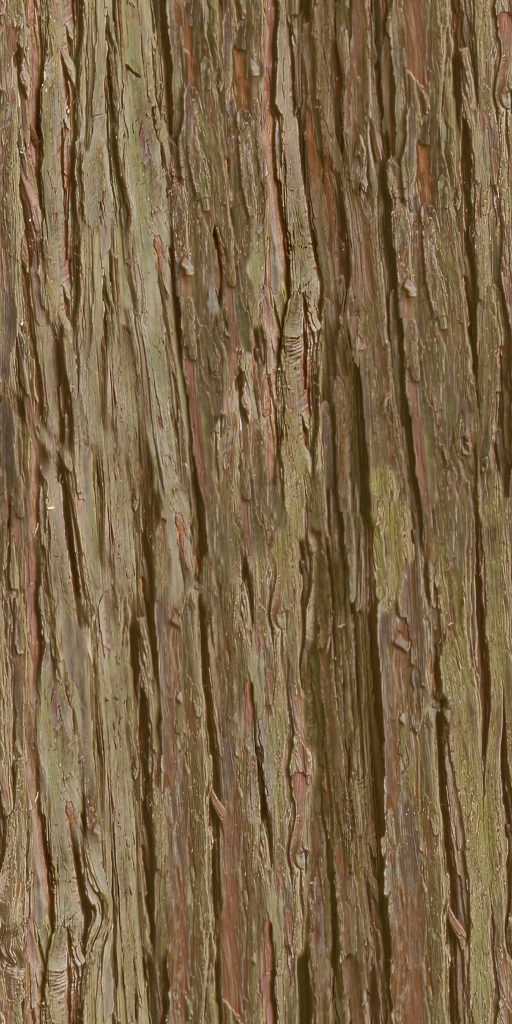
#> input picture Project/OPENGL-Course/Real OpenGL Project/Assets/Models/PBR Vegetation/CL04_CalocedrusDecurrens_OBJ/CL04_Bark01_dif_su.png, 1024 x 2048 px (shown at 1/2 size)
$ python build_ultimate_scene_assets.py
#> lines starting #> are read from the running program, lines starting #| are printed output that depends on the picture
### Project/OPENGL-Course/Real OpenGL Project/Tools/ultimate_scene_meshes.py
"""
Mesh processing for build_ultimate_scene_assets.py.

- glTF 2.0 / OBJ reading and glTF writing (one node per mesh, transforms baked: the engine's
  Model loader ignores node transforms, and the Scatter node picks LODs by mesh name:
  "<Part>", "<Part>_LOD1", "<Part>_LOD2").
- Decimation that keeps the texture mapping: pyfqmr (quadric error metrics) simplifies the
  position-welded mesh, then every new triangle takes its UVs from the closest original triangle
  that faces the same way (barycentric transfer). All three corners use the same source
  triangle, so no triangle straddles a UV seam.
- Foliage LODs by thinning alpha cards: whole cards are dropped at random and the survivors are
  scaled up around their centre so the canopy keeps its silhouette and coverage.
"""

import json
import os
import struct

import numpy as np
from PIL import Image

COMPONENT_DTYPES = {5126: np.float32, 5125: np.uint32, 5123: np.uint16, 5121: np.uint8}
TYPE_SIZES = {"SCALAR": 1, "VEC2": 2, "VEC3": 3, "VEC4": 4}


# ======================================================================================
# glTF reading
# ======================================================================================
# [77 lines left out: functions _read_accessor, _node_matrix, read_gltf, merge_parts, not called in this run]


# ======================================================================================
# OBJ reading (triangulated, per-material corner indices)
# ======================================================================================
def read_obj(path):
    """Returns (positions, uvs, normals, {material: (F,3,3) int array of v/vt/vn indices})."""
    v, vt, vn = [], [], []
    faces = {}
    current = None
    with open(path, encoding="utf-8", errors="replace") as f:
        for line in f:
            if line.startswith("v "):
                v.append(line.split()[1:4])
            elif line.startswith("vt "):
                vt.append(line.split()[1:3])
            elif line.startswith("vn "):
                vn.append(line.split()[1:4])
            elif line.startswith("usemtl"):
                current = line.split(maxsplit=1)[1].strip()
                faces.setdefault(current, [])
            elif line.startswith("f "):
                corners = [c.split("/") for c in line.split()[1:]]
                tri = [[int(c[0]), int(c[1]) if len(c) > 1 and c[1] else 0, int(c[2]) if len(c) > 2 and c[2] else 0]
                       for c in corners]
                for k in range(1, len(tri) - 1):  # fan-triangulate polygons
                    faces[current].append([tri[0], tri[k], tri[k + 1]])
    positions = np.array(v, np.float64)
    uvs = np.array(vt, np.float64)
    normals = np.array(vn, np.float64)
    out = {}
    for mat, fl in faces.items():
        arr = np.array(fl, np.int64) - 1  # OBJ is 1-based
        out[mat] = arr
    return positions, uvs, normals, out


# ======================================================================================
# glTF writing
# ======================================================================================
# [245 lines left out: functions write_gltf, weld_corners, smooth_normals, weld_positions, decimate, _barycentric and 4 more, not called in this run]


def part_to_corners(part):
    t = part["indices"].reshape(-1, 3)
    return part["positions"][t], part["uvs"][t], part["normals"][t]


# [8 lines left out: function ground_and_center, not called in this run]


def make_rgba(color_path, alpha_path, out_path):
    color = Image.open(color_path).convert("RGB")
    alpha = Image.open(alpha_path).convert("L").resize(color.size, Image.BILINEAR)
    rgba = color.copy()
    rgba.putalpha(alpha)
    rgba.save(out_path, optimize=True)


# ======================================================================================
# Cedars (XfrogPlants incense cedar OBJs -> glTF with bark/leaf LODs)
# ======================================================================================
CEDAR_VARIANTS = {"a": 2, "b": 4, "c": 6}        # variant -> OBJ number (18 m, 29 m, 40 m tall)
# Bark per LOD: (drop twigs smaller than this many metres, triangle budget). Far away the twigs
# are hidden by the foliage anyway; LOD2 keeps only the trunk and the main limbs.
CEDAR_BARK_LODS = ((0.0, 20000), (1.0, 5000), (2.0, 1200))
CEDAR_LEAF_KEEP = (1.0, 0.45, 0.15)              # fraction of leaf cards kept per LOD
CM_TO_M = 0.01


def build_cedars(src_dir, model_dir):
    out_dir = os.path.join(model_dir, "Cedars")
    os.makedirs(out_dir, exist_ok=True)
    tex = {
        "bark": "us_cedar_bark_diff.png", "bark_n": "us_cedar_bark_nor.png",
        "leaf": "us_cedar_leaf_diff_alpha.png", "leaf_n": "us_cedar_leaf_nor.png",
    }
    pairs = [("CL04_Bark01_dif_su.png", tex["bark"]), ("CL04_Bark01_nml_su.png", tex["bark_n"]),
             ("CL04_Leaf01_nml_su.png", tex["leaf_n"])]
    for src, dst in pairs:
        dst_path = os.path.join(out_dir, dst)
        if not os.path.exists(dst_path):
            Image.open(os.path.join(src_dir, src)).convert("RGB").save(dst_path, optimize=True)
    leaf_path = os.path.join(out_dir, tex["leaf"])
    if not os.path.exists(leaf_path):
        make_rgba(os.path.join(src_dir, "CL04_Leaf01Front_dif_su.png"), os.path.join(src_dir, "CL04_Leaf01_alp_su.png"), leaf_path)

    materials = [dict(name="CedarBark", base_color=tex["bark"], normal=tex["bark_n"]),
                 dict(name="CedarLeaves", base_color=tex["leaf"], normal=tex["leaf_n"], alpha_mask=True)]

    for variant, number in CEDAR_VARIANTS.items():
        out_path = os.path.join(out_dir, f"us_cedar_{variant}.gltf")
        if os.path.exists(out_path):
            continue
        obj = os.path.join(src_dir, f"OBJ_CL04_CalocedrusDecurrens_{number}.obj")
        print(f"  cedar {variant}: reading {os.path.basename(obj)}")
        positions, uvs, normals, faces = read_obj(obj)
        positions = positions * CM_TO_M
        uvs = np.column_stack([uvs[:, 0], 1.0 - uvs[:, 1]])  # OBJ (bottom-left) -> glTF (top-left)

        meshes = []
        for mat_name, label, mat_index in (("Bark01_SHD", "Bark", 0), ("Leaf01_su_SHD", "Leaves", 1)):
            f = faces[mat_name]
            cp, cuv, cn = positions[f[:, :, 0]], uvs[f[:, :, 1]], normals[f[:, :, 2]]
            if label == "Bark":
                for lod, (min_size, budget) in enumerate(CEDAR_BARK_LODS):
                    part = decimate(*drop_small_components(cp, cuv, cn, min_size), budget)
                    meshes.append(dict(part, name=label if lod == 0 else f"{label}_LOD{lod}", material=mat_index))
            else:
                comps = card_components(f[:, :, 0])
                for lod, keep in enumerate(CEDAR_LEAF_KEEP):
                    part = thin_cards(cp, cuv, cn, comps, keep, seed=7 + lod)
                    meshes.append(dict(part, name=label if lod == 0 else f"{label}_LOD{lod}", material=mat_index))
        ground_and_center_xz(meshes)
        write_gltf(out_path, meshes, materials)
        print("    " + ", ".join(f"{m['name']}={len(m['indices']) // 3}" for m in meshes))
    print("Cedars ready.")


# [7 lines left out: function ground_and_center_xz, not called in this run]


# ======================================================================================
# Poly Haven props -> single-model glTFs with LODs
# ======================================================================================
# output name -> (source asset, node names to merge (None = all), LOD triangle budgets)
PROP_EXPORTS = {
    "us_fern_a": ("fern_02", ["fern_02_b"], (None, 0.5, 0.2)),
    "us_fern_b": ("fern_02", ["fern_02_c"], (None, 0.5, 0.2)),
    "us_boulder": ("boulder_01", None, (None, 12000, 2500)),
    "us_rock_a": ("rock_moss_set_01", ["rock_moss_set_01_rock01"], (None, 3000, 800)),
    "us_rock_b": ("rock_moss_set_01", ["rock_moss_set_01_rock03"], (None, 3000, 800)),
    "us_rock_c": ("rock_moss_set_02", ["rock_moss_set_02_rock12"], (None, 2500, 700)),
    "us_stump_a": ("tree_stump_01", None, (15000, 4000, 1000)),
    "us_stump_b": ("tree_stump_02", None, (15000, 4000, 1000)),
    "us_log": ("dead_tree_trunk", None, (20000, 5000, 1200)),
    "us_branches": ("dry_branches_medium_01", None, (None, 0.4, 0.15)),
}
ALPHA_PROPS = {"fern_02"}


# [41 lines left out: function build_props, not called in this run]

### Project/OPENGL-Course/Real OpenGL Project/Tools/build_ultimate_scene_assets.py
"""
Builds the local (untracked) assets of Assets/Scenes/Ultimate_Scene.

    pip install numpy pillow scipy pyfqmr
    python Tools/build_ultimate_scene_assets.py          (from the project root)

1. Poly Haven terrain materials, 4K JPG   -> Assets/Textures/Ultimate_Scene/<id>/
2. Poly Haven props, 2K glTF              -> Assets/Models/Ultimate_Scene/<id>/
3. Game-ready incense cedars with LODs, built from the XfrogPlants OBJs in
   Assets/Models/PBR Vegetation/CL04_CalocedrusDecurrens_OBJ -> Assets/Models/Ultimate_Scene/Cedar_<n>/

Poly Haven assets are CC0 (https://polyhaven.com/license). Files that already exist with the
right checksum are skipped, so the script can be re-run at any time.
"""

import hashlib
import json
import os
import sys
import time
import urllib.request

ROOT = os.path.dirname(os.path.dirname(os.path.abspath(__file__)))
TEX_DIR = os.path.join(ROOT, "Assets", "Textures", "Ultimate_Scene")
MODEL_DIR = os.path.join(ROOT, "Assets", "Models", "Ultimate_Scene")
CEDAR_SRC = os.path.join(ROOT, "Assets", "Models", "PBR Vegetation", "CL04_CalocedrusDecurrens_OBJ")

API = "https://api.polyhaven.com"
USER_AGENT = "RAMY-Engine-AssetBuilder/1.0"

# Terrain layers (see Ultimate_Scene.json): shore mud, forest floor, needle litter, rocky ground, cliffs
TERRAIN_TEXTURES = ["brown_mud_leaves_01", "forrest_ground_01", "forest_leaves_04", "rocky_trail", "mossy_rock"]
TERRAIN_MAPS = {"Diffuse": "diff", "nor_gl": "nor_gl", "Displacement": "disp"}
TERRAIN_RES = "4k"

PROPS = ["fern_02", "rock_moss_set_01", "rock_moss_set_02", "boulder_01", "tree_stump_01",
         "tree_stump_02", "dead_tree_trunk", "dry_branches_medium_01"]
PROP_RES = "2k"
ALPHA_PROPS = ["fern_02"]  # glTF ships a JPG diffuse; the cutout mask is a separate map


def fetch_json(url):
    req = urllib.request.Request(url, headers={"User-Agent": USER_AGENT})
    with urllib.request.urlopen(req, timeout=60) as r:
        return json.load(r)


def md5_of(path):
    h = hashlib.md5()
    with open(path, "rb") as f:
        for chunk in iter(lambda: f.read(1 << 20), b""):
            h.update(chunk)
    return h.hexdigest()


def download(url, dest, md5=None):
    if os.path.exists(dest) and (md5 is None or md5_of(dest) == md5):
        return False
    os.makedirs(os.path.dirname(dest), exist_ok=True)
    tmp = dest + ".part"
    req = urllib.request.Request(url, headers={"User-Agent": USER_AGENT})
    with urllib.request.urlopen(req, timeout=300) as r, open(tmp, "wb") as f:
        while True:
            chunk = r.read(1 << 20)
            if not chunk:
                break
            f.write(chunk)
    if md5 and md5_of(tmp) != md5:
        os.remove(tmp)
        raise RuntimeError(f"Checksum mismatch for {url}")
    # Antivirus / thumbnail generators briefly lock freshly written files on Windows
    for attempt in range(20):
        try:
            os.replace(tmp, dest)
            return True
        except PermissionError:
            if attempt == 19:
                raise
            time.sleep(0.5)


def download_terrain_textures():
    for asset in TERRAIN_TEXTURES:
        files = fetch_json(f"{API}/files/{asset}")
        for key, suffix in TERRAIN_MAPS.items():
            entry = files[key][TERRAIN_RES]["jpg"]
            dest = os.path.join(TEX_DIR, asset, f"{asset}_{suffix}_{TERRAIN_RES}.jpg")
            if download(entry["url"], dest, entry.get("md5")):
                print(f"  downloaded {os.path.relpath(dest, ROOT)}")
    print("Terrain textures ready.")


def download_props():
    for asset in PROPS:
        gltf = fetch_json(f"{API}/files/{asset}")["gltf"][PROP_RES]["gltf"]
        folder = os.path.join(MODEL_DIR, asset)
        if download(gltf["url"], os.path.join(folder, f"{asset}.gltf"), gltf.get("md5")):
            print(f"  downloaded {asset}.gltf")
        for rel, inc in gltf.get("include", {}).items():
            if download(inc["url"], os.path.join(folder, rel), inc.get("md5")):
                print(f"  downloaded {asset}/{rel}")
    alpha_maps = {}
    for asset in ALPHA_PROPS:
        entry = fetch_json(f"{API}/files/{asset}")["Alpha"][PROP_RES]["jpg"]
        alpha_maps[asset] = os.path.join(MODEL_DIR, asset, "textures", f"{asset}_alpha_{PROP_RES}.jpg")
        download(entry["url"], alpha_maps[asset], entry.get("md5"))
    print("Props downloaded.")
    return alpha_maps


def main():
    steps = sys.argv[1:] or ["textures", "props", "cedars"]
    if "textures" in steps:
        download_terrain_textures()
#> (the call stopped at in fetch_json, `with urllib.request.urlopen(req, timeout=60) as r:`: the network is not available in this run)
    if "props" in steps or "cedars" in steps:
        import ultimate_scene_meshes as meshes  # needs numpy, pillow, scipy, pyfqmr
        if "props" in steps:
            meshes.build_props(MODEL_DIR, download_props())
#> (the call stopped at in fetch_json, `with urllib.request.urlopen(req, timeout=60) as r:`: the network is not available in this run)
        if "cedars" in steps:
            meshes.build_cedars(CEDAR_SRC, MODEL_DIR)
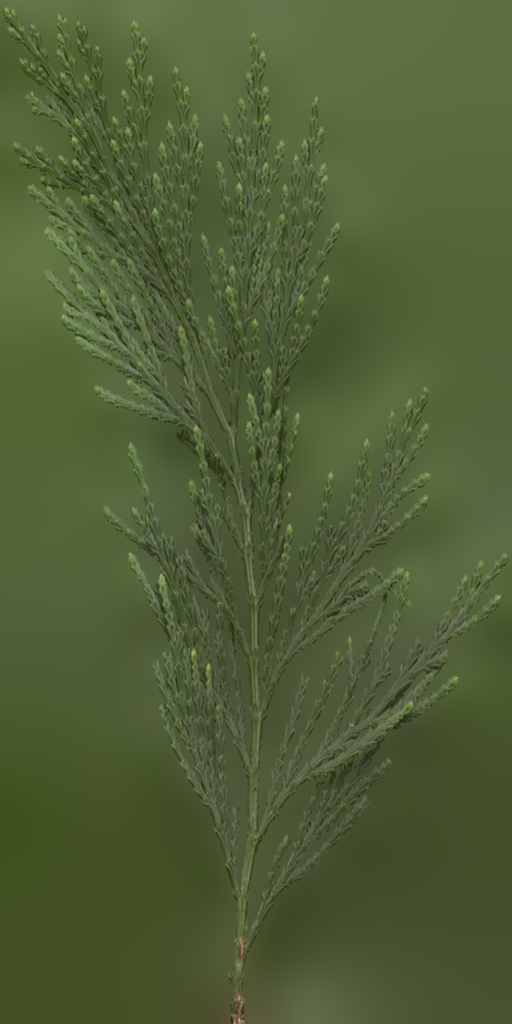
#> input picture Project/OPENGL-Course/Real OpenGL Project/Assets/Models/PBR Vegetation/CL04_CalocedrusDecurrens_OBJ/CL04_Leaf01Front_dif_su.png, 512 x 1024 px
#> in make_rgba, color is the input picture: PIL image 512x1024 RGB; mean R, G, B 79.7, 94.6, 54
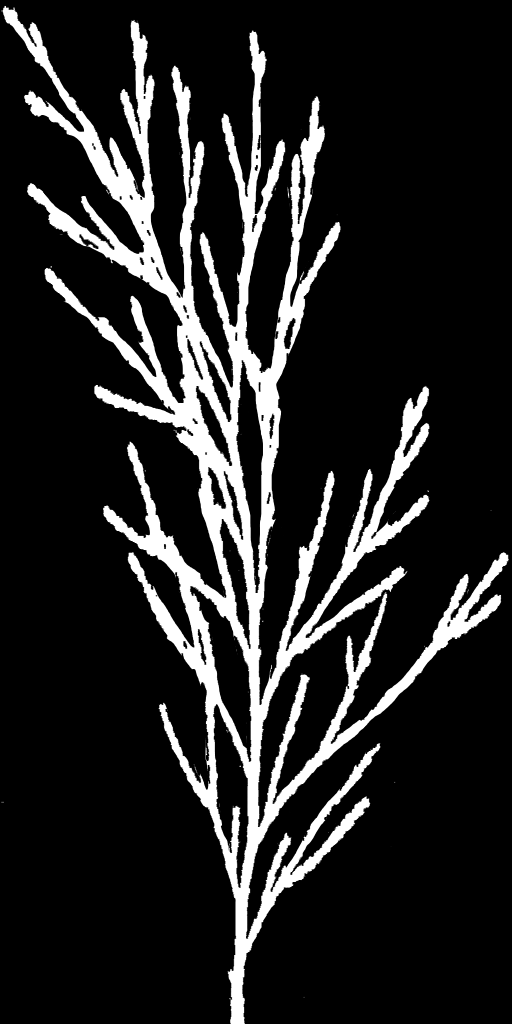
#> input picture Project/OPENGL-Course/Real OpenGL Project/Assets/Models/PBR Vegetation/CL04_CalocedrusDecurrens_OBJ/CL04_Leaf01_alp_su.png, 512 x 1024 px
#> in make_rgba, `rgba.putalpha(alpha)`:
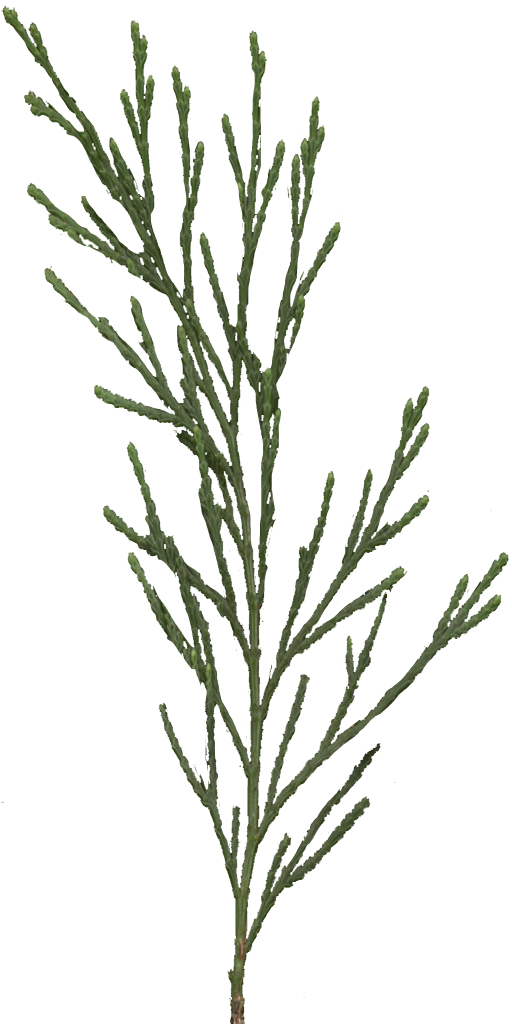
#> rgba: PIL image 512x1024 RGBA; mean R, G, B, A 79.7, 94.6, 54, 36.2; transparent parts drawn white


if __name__ == "__main__":
    sys.path.insert(0, os.path.dirname(os.path.abspath(__file__)))
#> (the run stopped early here; a loop or call above may not have finished)
